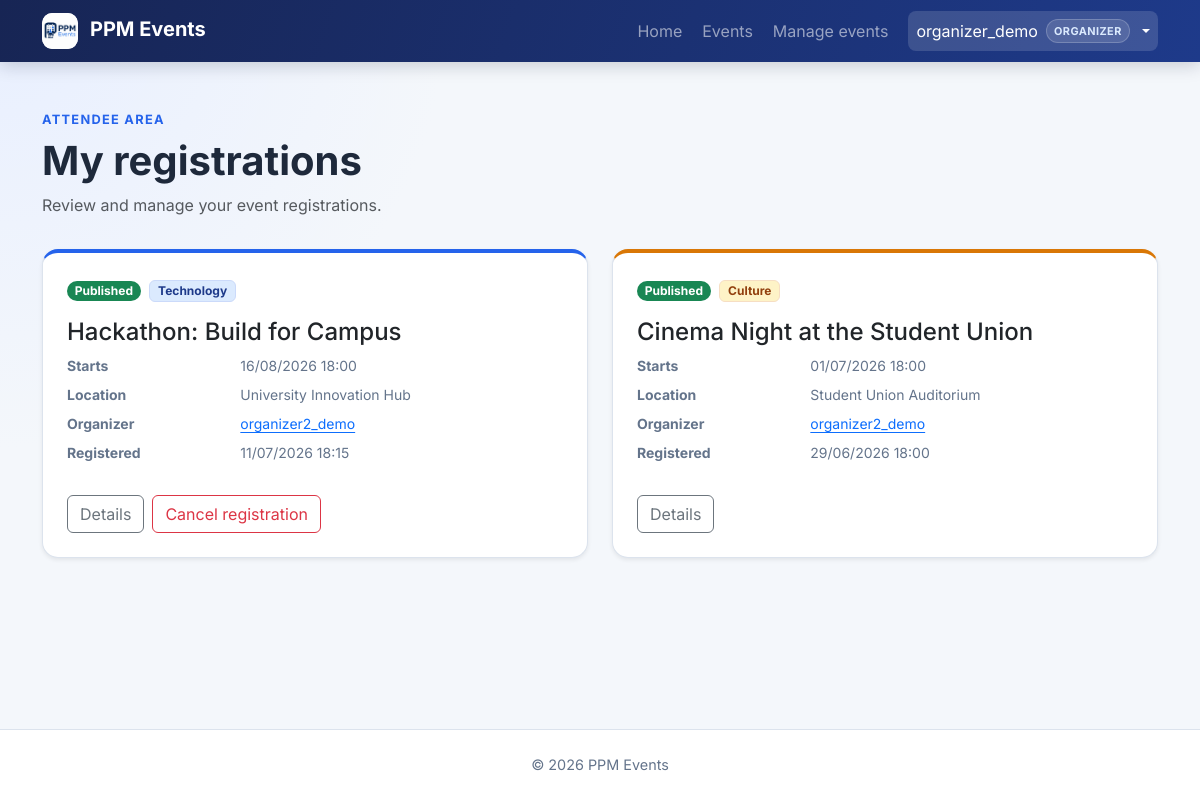
The page /registrations/mine/ (signed in) on the database its author committed.
### events/models.py (models this page shows, shortened)
class Registration(models.Model):
    event = models.ForeignKey(
        Event,
        on_delete=models.CASCADE,
        related_name="registrations",
    )
    attendee = models.ForeignKey(
        settings.AUTH_USER_MODEL,
        on_delete=models.CASCADE,
        related_name="event_registrations",
    )
    created_at = models.DateTimeField(auto_now_add=True)
    class Meta:
        ordering = ["-created_at"]
        constraints = [
            models.UniqueConstraint(
                fields=["event", "attendee"],
                name="unique_event_attendee_registration",
            ),
        ]
        indexes = [
            models.Index(fields=["event", "created_at"]),
            models.Index(fields=["attendee", "created_at"]),
        ]

class Event(models.Model):
    class Status(models.TextChoices):
        DRAFT = "draft", "Draft"
        PUBLISHED = "published", "Published"
        CANCELLED = "cancelled", "Cancelled"
    organizer = models.ForeignKey(
        settings.AUTH_USER_MODEL,
        on_delete=models.CASCADE,
        related_name="organized_events",
    )
    category = models.ForeignKey(
        Category,
        on_delete=models.PROTECT,
        related_name="events",
        null=True,
        blank=True,
    )
    title = models.CharField(max_length=200)
    description = models.TextField()
    image = models.ImageField(
        upload_to="event_images/%Y/%m/",
        blank=True,
        validators=[
            FileExtensionValidator(
                allowed_extensions=ALLOWED_EVENT_IMAGE_EXTENSIONS
            ),
            validate_event_image_size,
        ],
    )
    starts_at = models.DateTimeField()
    ends_at = models.DateTimeField()
    location = models.CharField(max_length=255)
    capacity = models.PositiveIntegerField(
        validators=[MinValueValidator(1)],
    )
    status = models.CharField(
        max_length=20,
        choices=Status.choices,
        default=Status.DRAFT,
    )
    created_at = models.DateTimeField(auto_now_add=True)
    updated_at = models.DateTimeField(auto_now=True)
    objects = EventQuerySet.as_manager()
    class Meta:
        ordering = ["starts_at", "title"]
        constraints = [
            models.CheckConstraint(
                condition=Q(capacity__gte=1),
                name="event_capacity_at_least_one",
            ),
            models.CheckConstraint(
                condition=Q(ends_at__gt=F("starts_at")),
                name="event_ends_after_start",
            ),
        ]
        indexes = [
            models.Index(fields=["status", "starts_at"]),
            models.Index(fields=["organizer", "starts_at"]),
        ]
    def get_absolute_url(self):
        return reverse("events:detail", kwargs={"pk": self.pk})
    @property
    def is_public(self):
        return self.status == self.Status.PUBLISHED
    @property
    def registration_is_open(self):
        return self.is_public and self.starts_at > timezone.now()

class Category(models.Model):
    name = models.CharField(max_length=80, unique=True)
    slug = models.SlugField(max_length=80, unique=True)
    class Meta:
        ordering = ["name"]
        verbose_name_plural = "categories"

### events/views.py (the view)
class MyRegistrationListView(AttendeeRequiredMixin, ListView):
    model = Registration
    template_name = "events/my_registration_list.html"
    context_object_name = "registrations"
    def get_queryset(self):
        return (
            Registration.objects.filter(attendee=self.request.user)
            .select_related("event", "event__organizer", "event__category")
        )

### accounts/context_processors.py (called while the page is built)
def roles(request):
    return {
        "user_is_attendee": is_attendee(request.user),
        "user_is_organizer": is_organizer(request.user),
    }

### accounts/roles.py (called while the page is built)
def get_user_roles(user):
    if not user.is_authenticated:
        return frozenset()
    if not hasattr(user, "_ppm_role_names"):
        user._ppm_role_names = frozenset(
            user.groups.values_list("name", flat=True)
        )
    return user._ppm_role_names

def user_has_role(user, role):
    return role.value in get_user_roles(user)

def is_attendee(user):
    return (
        user_has_role(user, Role.ATTENDEE)
        or user_has_role(user, Role.ORGANIZER)
        or is_admin(user)
    )

def is_organizer(user):
    return user_has_role(user, Role.ORGANIZER) or is_admin(user)

### events/views.py (called while the page is built)
    def dispatch(self, request, *args, **kwargs):
        if request.user.is_authenticated and not is_attendee(request.user):
            messages.error(
                request,
                "This action is reserved for registered users.",
            )
            return redirect(self.permission_denied_url)
        return super().dispatch(request, *args, **kwargs)

### templates/events/my_registration_list.html (shortened to what this page needs)
{% extends "base.html" %}
{% block content %}
<header class="page-header">
    <p class="page-kicker mb-2">Attendee area</p>
    <h1 class="display-6 fw-bold mb-2">My registrations</h1>
    <p class="text-body-secondary mb-0">
        Review and manage your event registrations.
    </p>
</header>
{% if registrations %}
    <div class="row g-4">
        {% for registration in registrations %}
            <div class="col-md-6">
                <article class="card event-card category-accent category-{{ registration.event.category.slug|default:'other' }} h-100 shadow-sm">
                    <div class="card-body d-flex flex-column p-4">
                        <div class="mb-3">
                            {% include "includes/event_status_badge.html" with event=registration.event %}
                            {% if registration.event.category %}
                                <span class="badge category-badge ms-1">
                                    {{ registration.event.category.name }}
                                </span>
                            {% endif %}
                        </div>
                        <h2 class="h4">{{ registration.event.title }}</h2>
                        <dl class="row event-meta small mb-4">
                            <dt class="col-4">Starts</dt>
                            <dd class="col-8">
                                {{ registration.event.starts_at|date:"d/m/Y H:i" }}
                            </dd>
                            <dt class="col-4">Location</dt>
                            <dd class="col-8">
                                {{ registration.event.location }}
                            </dd>
                            <dt class="col-4">Organizer</dt>
                            <dd class="col-8">
                                <a href="{% url 'events:organizer_history' registration.event.organizer_id %}">
                                    {{ registration.event.organizer.get_username }}
                                </a>
                            </dd>
                            <dt class="col-4">Registered</dt>
                            <dd class="col-8">
                                {{ registration.created_at|date:"d/m/Y H:i" }}
                            </dd>
                        </dl>
                        <div class="d-flex flex-wrap gap-2 mt-auto">
                            {% if registration.event.is_public %}
                                <a
                                    class="btn btn-outline-secondary"
                                    href="{{ registration.event.get_absolute_url }}"
                                >
                                    Details
                                </a>
                            {% endif %}
                            {% if registration.event.registration_is_open %}
                                <form
                                    method="post"
                                    action="{% url 'events:cancel_registration' registration.pk %}"
                                >
                                    <button
                                        class="btn btn-outline-danger"
                                        type="submit"
                                    >
                                        Cancel registration
                                    </button>
                                </form>
                            {% endif %}
                        </div>
                    </div>
                </article>
            </div>
        {% endfor %}
    </div>
{% else %}
    {% url "events:list" as public_events_url %}
{% endif %}
{% endblock %}

### templates/includes/navbar.html (shortened to what this page needs)
{% load static %}
<nav class="navbar navbar-expand-lg navbar-dark site-navbar sticky-top">
    <div class="container">
        <a class="navbar-brand fw-bold" href="{% url 'events:home' %}">
            <span class="brand-logo-wrap" aria-hidden="true">
                <img
                    class="brand-logo"
                    src="{% static 'img/ppm-events-logo.png' %}?v=2"
                    alt=""
                >
            </span>
            PPM Events
        </a>
        <div class="collapse navbar-collapse" id="mainNavigation">
            <ul class="navbar-nav ms-auto align-items-lg-center gap-lg-1">
                <li class="nav-item">
                    <a
                        class="nav-link{% if request.resolver_match.url_name == 'home' %} active{% endif %}"
                        href="{% url 'events:home' %}"
                    >
                        Home
                    </a>
                </li>
                <li class="nav-item">
                    <a
                        class="nav-link{% if request.resolver_match.url_name == 'list' or request.resolver_match.url_name == 'detail' or request.resolver_match.url_name == 'organizer_history' %} active{% endif %}"
                        href="{% url 'events:list' %}"
                    >
                        Events
                    </a>
                </li>
                {% if user_is_organizer %}
                    <li class="nav-item">
                        <a
                            class="nav-link"
                            href="{% url 'events:my_events' %}"
                        >
                            Manage events
                        </a>
                    </li>
                {% endif %}
                {% if user.is_authenticated %}
                    <li class="nav-item dropdown ms-lg-2">
                        <a
                            class="nav-link dropdown-toggle user-menu-toggle{% if request.resolver_match.url_name == 'my_favorites' or request.resolver_match.url_name == 'my_registrations' %} active{% endif %}"
                            href="#"
                            id="userNavigation"
                            role="button"
                            data-bs-toggle="dropdown"
                            aria-expanded="false"
                        >
                            <span class="user-name">{{ user.get_username }}</span>
                            {% if user.is_superuser %}
                                <span class="nav-role">Admin</span>
                            {% elif user_is_organizer %}
                                <span class="nav-role">Organizer</span>
                            {% elif user_is_attendee %}
                                <span class="nav-role">Attendee</span>
                            {% endif %}
                        </a>
                    </li>
                {% endif %}
            </ul>
        </div>
    </div>
</nav>

### templates/includes/event_status_badge.html
{% if event.status == "published" %}
    <span class="badge rounded-pill text-bg-success">Published</span>
{% elif event.status == "cancelled" %}
    <span class="badge rounded-pill text-bg-danger">Cancelled</span>
{% else %}
    <span class="badge rounded-pill text-bg-secondary">Draft</span>
{% endif %}

### static/css/styles.css (style rules this page uses)
:root { --ppm-navy: #172554; --ppm-blue: #2563eb; --ppm-blue-dark: #1d4ed8; --ppm-surface: #ffffff; --ppm-background: #f4f7fb; --ppm-border: #dce3ed; --ppm-muted: #64748b; }
html { scroll-behavior: smooth; }
body { min-height: 100vh; display: flex; flex-direction: column; color: #1e293b; font-family: "Inter", system-ui, -apple-system, BlinkMacSystemFont, "Segoe UI", sans-serif; background: radial-gradient(circle at top left, #e8efff 0, transparent 28rem), var(--ppm-background); }
a { text-underline-offset: 0.18em; }
.site-navbar { background: linear-gradient(110deg, var(--ppm-navy), #1e3a8a); box-shadow: 0 0.25rem 1rem rgba(15, 23, 42, 0.18); transition: transform 220ms ease, box-shadow 220ms ease; will-change: transform; }
.brand-logo-wrap { display: inline-flex; width: 2.25rem; height: 2.25rem; margin-right: 0.45rem; align-items: center; justify-content: center; background: #fff; border-radius: 0.65rem; overflow: hidden; vertical-align: middle; }
.brand-logo { width: 100%; height: 100%; object-fit: contain; }
.navbar .nav-link { border-radius: 0.5rem; }
.navbar .nav-link.active { background: rgba(255, 255, 255, 0.14); }
.user-menu-toggle { display: inline-flex; max-width: 100%; gap: 0.5rem; align-items: center; }
.nav-role { padding: 0.15rem 0.45rem; color: #dbeafe; font-size: 0.68rem; font-weight: 700; letter-spacing: 0.04em; background: rgba(255, 255, 255, 0.12); border: 1px solid rgba(255, 255, 255, 0.2); border-radius: 999px; text-transform: uppercase; }
.user-name, .attendee-username { overflow-wrap: anywhere; }
.btn { transition: color 160ms ease, background-color 160ms ease, border-color 160ms ease, box-shadow 160ms ease, transform 160ms ease; }
.page-header { margin-bottom: 2rem; }
.page-kicker { color: var(--ppm-blue); font-size: 0.8rem; font-weight: 700; letter-spacing: 0.1em; text-transform: uppercase; }
.card { border-color: var(--ppm-border); border-radius: 1rem; }
.event-card { --category-color: var(--ppm-blue); --category-soft: #e8efff; --category-text: #173b7a; overflow: hidden; border-top: 0.25rem solid var(--category-color); transition: border-color 160ms ease, transform 160ms ease, box-shadow 160ms ease; }
.category-accent { --category-color: #64748b; --category-soft: #f1f5f9; --category-text: #334155; }
.category-technology { --category-color: #2563eb; --category-soft: #dbeafe; --category-text: #1e3a8a; }
.category-culture { --category-color: #d97706; --category-soft: #fef3c7; --category-text: #92400e; }
.event-meta { color: var(--ppm-muted); }
.category-badge { color: var(--category-text); background: var(--category-soft); border: 1px solid color-mix(in srgb, var(--category-color) 24%, white); }

### rows shown on the page
Registration: event.category.name "Technology", event "Hackathon: Build for Campus", event.starts_at "16/08/2026 18:00", event.location "University Innovation Hub", event.organizer.get_username "organizer2_demo", created_at "11/07/2026 18:15", shows "Cancel registration"
Registration: event.category.name "Culture", event "Cinema Night at the Student Union", event.starts_at "01/07/2026 18:00", event.location "Student Union Auditorium", event.organizer.get_username "organizer2_demo", created_at "29/06/2026 18:00"

### other values the page prints
{{ user.get_username }} "organizer_demo"
